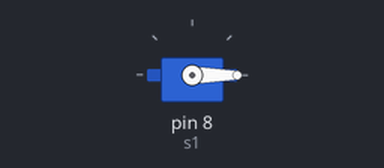
A sketch run on a simulated Arduino Uno, built with avr-gcc and run on an emulated ATmega328P. Shown: servo.

Above: at 0.05 s.
At 4.0 s:
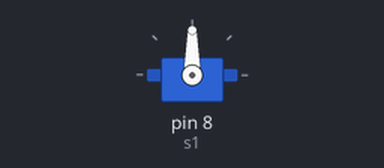
Timing chart, 0 to 6.5 s (numbered marks = the images above):
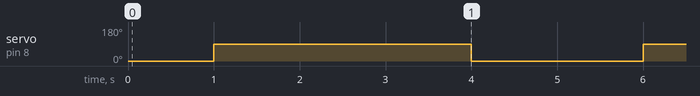

The sketch:

servo.ino
```cpp
#include <Servo.h>
Servo s1;
void setup() {
  // put your setup code here, to run once:
  s1.attach(8); //attach signal pin of servo
}

void loop() {
  // put your main code here, to run repeatedly:

    s1.write(0);
    delay(1000);
    s1.write(90);
    delay(3000);
    s1.write(0);
    delay(1000);
    // s1.write(180);
    // delay(1000);
    // s1.write(90);
    // delay(1000);
    // s1.write(0);


}
```

Measured:
- by itself, servo on pin 8 (s1): alternates 90° for 3.0 s and 0° for 2.0 s
